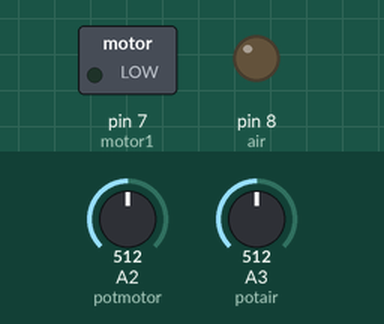
This sketch was run on a simulated Arduino Uno, built with avr-gcc and run on an emulated ATmega328P. Shown: switched loads named in the sketch (green lamp = pin HIGH), output pins drawn as LEDs (lit = HIGH). Inputs (shaded band) come from the test bench; at power-on: A2 (potmotor) = 512, A3 (potair) = 512.

Above: at 1.2 s.
1.3 s: A2 (potmotor) set to 525
At 2.5 s:
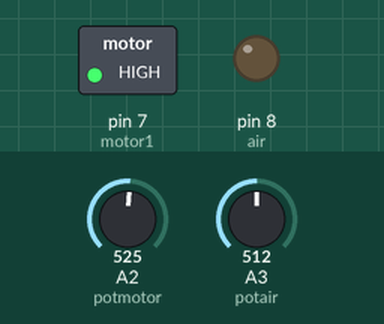
2.8 s: A3 (potair) set to 524
At 3.6 s:
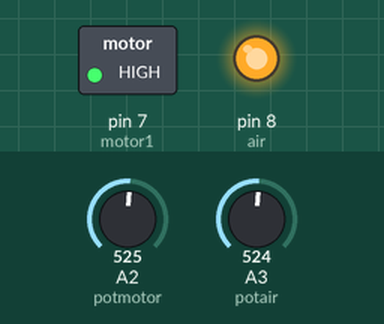
4.3 s: A2 (potmotor) set to 511
At 4.9 s:
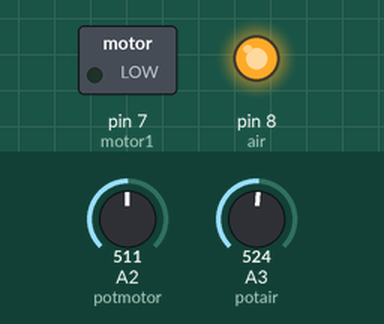
5.8 s: A2 (potmotor) set to 716
At 7.0 s:
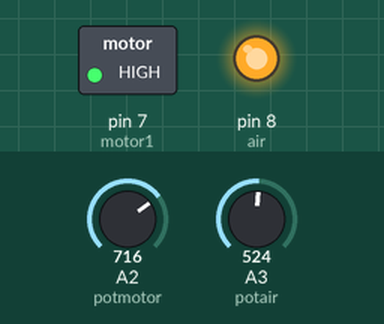
7.3 s: A2 (potmotor) set to 306
At 8.4 s:
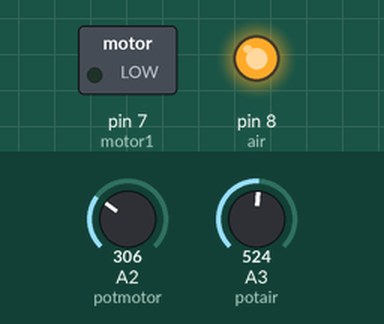
Timing chart, 0 to 9.8 s (numbered marks = the images above; inputs shaded):
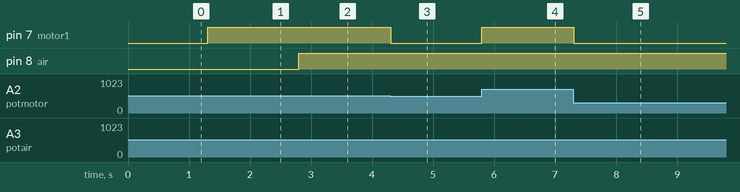

Measured:
- the behaviour switches between 513 and 514 on A2 (potmotor) (found by bisection; images 0 and 1)
- the behaviour switches between 513 and 514 on A3 (potair) (found by bisection; images 1 and 2)
- after the input at 1.3 s, pin 7 (motor1): LOW → HIGH at once
- after the input at 2.8 s, pin 8 (air): LOW → HIGH at once
- after the input at 4.3 s, pin 7 (motor1): HIGH → LOW at once
- after the input at 5.8 s, pin 7 (motor1): LOW → HIGH at once
- after the input at 7.3 s, pin 7 (motor1): HIGH → LOW at once

The sketch:

CodeV1.ino
```cpp
#include <SoftwareSerial.h>

#define rxPin 0
#define txPin 1

const int potmotor=2;
const int motor1=7;
const int potair=3;
const int air=8;

SoftwareSerial mySerial(rxPin,txPin);
void setup() {
  mySerial.begin(9600);
  pinMode(motor1,OUTPUT);
  pinMode(air,OUTPUT);

}

void loop() {
  int val = analogRead(potmotor);
  int val2=analogRead(potair);
  val2=map(val2,0,1023,0,255);
  val=map(val,0,1023,0,255);
  analogWrite(motor1,val);
  if (air>195){
    analogWrite(air,195);
  }
  else{
    analogWrite(air,val2);
  }
  delay(1);
  mySerial.print(val);
  mySerial.print(",");
  mySerial.println(val2);
}
```
